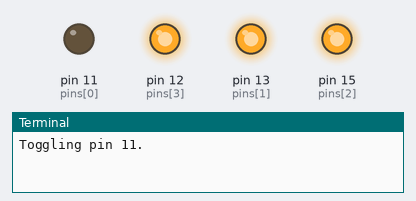
Recording of a program running on a simulated Raspberry Pi (header pin numbers). Shown: output pins drawn as LEDs (lit = HIGH), the last lines printed to the terminal.

Above: at 0.2 s.
At 1.2 s:
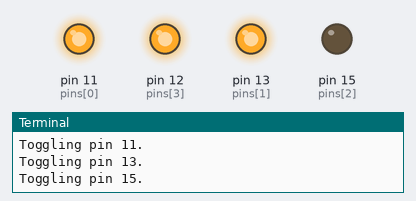
At 2.0 s:
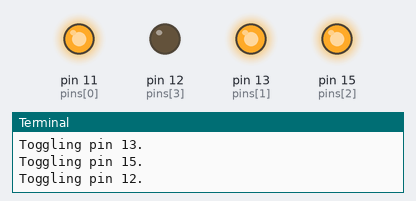
At 4.7 s:
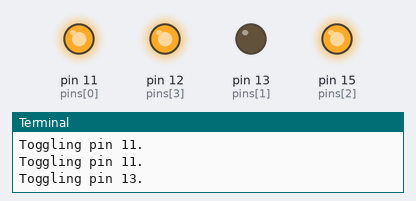
Timing chart, 0 to 5.2 s (numbered marks = the images above):
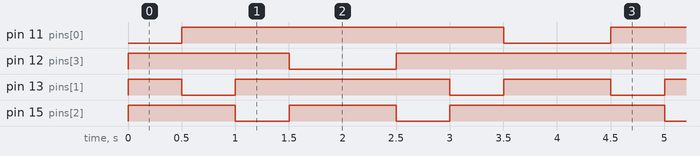

Measured:
- by itself, pin 11 (pins[0]), pin 12 (pins[3]): alternates HIGH for 3.0 s and LOW for 1.0 s
- by itself, pin 13 (pins[1]): repeats every 4.0 s: HIGH 2.0 s, LOW 0.50 s, HIGH 1.0 s, LOW 0.50 s
- by itself, pin 15 (pins[2]): repeats every 4.0 s: HIGH 1.0 s, LOW 0.50 s, HIGH 2.0 s, LOW 0.50 s

The program:

03_LightWater.py
```python
#!/usr/bin/env python3
# -*- coding: utf-8 -*-
"""
Created on Sun Oct 14 15:03:21 2018

@author: kaniska
"""

import RPi.GPIO as GPIO
import time

pins = [11, 13, 15, 12]
sleepTime = 0.5

def setup():
    GPIO.setmode(GPIO.BOARD)
    for pin in pins:
        GPIO.setup(pin, GPIO.OUT)
        GPIO.output(pin, GPIO.HIGH)

def loop():
    while True:
        for pin in pins:
            print('Toggling pin {}.'.format(pin))
            GPIO.output(pin, GPIO.LOW)
            time.sleep(sleepTime)
            GPIO.output(pin, GPIO.HIGH)

        for pin in pins[::-1]:
            print('Toggling pin {}.'.format(pin))
            GPIO.output(pin, GPIO.LOW)
            time.sleep(sleepTime)
            GPIO.output(pin, GPIO.HIGH)

def destroy():
    for pin in pins:
        GPIO.output(pin, GPIO.HIGH)
    GPIO.cleanup()
    print('\nCleaned up resources. Board ready for reuse.')


if __name__=='__main__':
    setup()
    try:
        loop()
    except KeyboardInterrupt:
        destroy()
```
